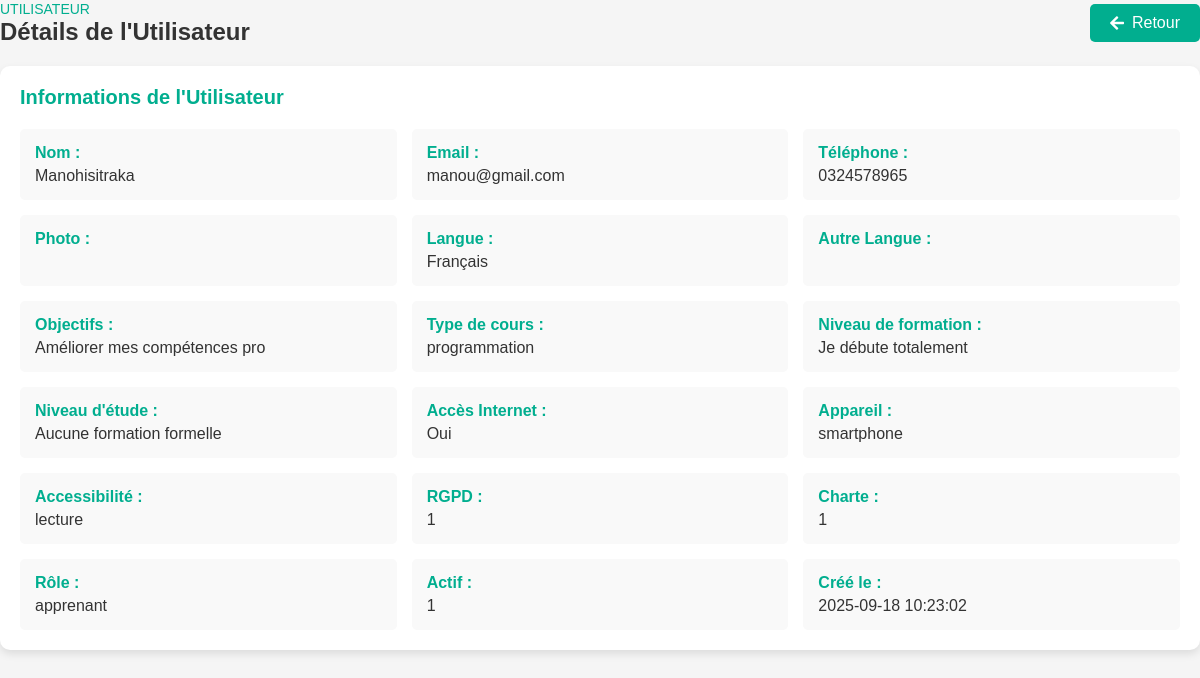
Page /Espace/admin/gestion_utilisateurs/voir_utilisateurs.php?id=3 on the committed database.
### tables this page shows
CREATE TABLE `utilisateurs` (
  `id` int NOT NULL AUTO_INCREMENT,
  `nom` varchar(255) NOT NULL,
  `email` varchar(255) NOT NULL,
  `mot_de_passe` varchar(255) NOT NULL,
  `telephone` varchar(20) DEFAULT NULL,
  `photo` varchar(255) DEFAULT NULL,
  `pays` varchar(100) DEFAULT NULL,
  `langue` varchar(100) DEFAULT NULL,
  `autre_langue` varchar(100) DEFAULT NULL,
  `objectifs` text,
  `type_cours` varchar(100) DEFAULT NULL,
  `niveau_formation` varchar(100) DEFAULT NULL,
  `niveau_etude` varchar(100) DEFAULT NULL,
  `acces_internet` varchar(50) DEFAULT NULL,
  `appareil` varchar(100) DEFAULT NULL,
  `accessibilite` text,
  `rgpd` tinyint(1) DEFAULT '0',
  `charte` tinyint(1) DEFAULT '0',
  `role` enum('apprenant','admin','moderator') DEFAULT 'apprenant',
  `actif` tinyint(1) DEFAULT '1',
  `created_at` timestamp NULL DEFAULT CURRENT_TIMESTAMP,
  PRIMARY KEY (`id`),
  UNIQUE KEY `email` (`email`)
);

### Espace/admin/gestion_utilisateurs/voir_utilisateurs.php (the view, shortened to what this page needs)
<?php
require_once '../../config/db.php';
$id = $_GET['id'];
$stmt = $pdo->prepare("SELECT * FROM utilisateurs WHERE id = ?");
$stmt->execute([$id]);
$user = $stmt->fetch(PDO::FETCH_ASSOC);
?>
<!DOCTYPE html>
<html lang="fr">
<head>
    <link rel="stylesheet" href="styles.css">
    <link rel="stylesheet" href="https://cdnjs.cloudflare.com/ajax/libs/font-awesome/5.15.4/css/all.min.css">
</head>
<body>
    <div class="main--content">
        <div class="header--wrapper">
            <div class="header--title">
                <span>Utilisateur</span>
                <h2>Détails de l'Utilisateur</h2>
            </div>
            <a href="gestion_utilisateur.php" class="btn-back"><i class="fas fa-arrow-left"></i> Retour</a>
        </div>
        <div class="card--container">
            <div class="card--wrapper">
                <h3>Informations de l'Utilisateur</h3>
                <div class="info--grid">
                    <div class="info--item"><strong>Nom :</strong> <?= htmlspecialchars($user['nom']) ?></div>
                    <div class="info--item"><strong>Email :</strong> <?= htmlspecialchars($user['email']) ?></div>
                    <div class="info--item"><strong>Téléphone :</strong> <?= htmlspecialchars($user['telephone']) ?></div>
                    <div class="info--item"><strong>Photo :</strong> <?= htmlspecialchars($user['photo']) ?></div>
                    <div class="info--item"><strong>Langue :</strong> <?= htmlspecialchars($user['langue']) ?></div>
                    <div class="info--item"><strong>Autre Langue :</strong> <?= htmlspecialchars($user['autre_langue']) ?></div>
                    <div class="info--item"><strong>Objectifs :</strong> <?= htmlspecialchars($user['objectifs']) ?></div>
                    <div class="info--item"><strong>Type de cours :</strong> <?= htmlspecialchars($user['type_cours']) ?></div>
                    <div class="info--item"><strong>Niveau de formation :</strong> <?= htmlspecialchars($user['niveau_formation']) ?></div>
                    <div class="info--item"><strong>Niveau d'étude :</strong> <?= htmlspecialchars($user['niveau_etude']) ?></div>
                    <div class="info--item"><strong>Accès Internet :</strong> <?= htmlspecialchars($user['acces_internet']) ?></div>
                    <div class="info--item"><strong>Appareil :</strong> <?= htmlspecialchars($user['appareil']) ?></div>
                    <div class="info--item"><strong>Accessibilité :</strong> <?= htmlspecialchars($user['accessibilite']) ?></div>
                    <div class="info--item"><strong>RGPD :</strong> <?= htmlspecialchars($user['rgpd']) ?></div>
                    <div class="info--item"><strong>Charte :</strong> <?= htmlspecialchars($user['charte']) ?></div>
                    <div class="info--item"><strong>Rôle :</strong> <?= htmlspecialchars($user['role']) ?></div>
                    <div class="info--item"><strong>Actif :</strong> <?= htmlspecialchars($user['actif']) ?></div>
                    <div class="info--item"><strong>Créé le :</strong> <?= htmlspecialchars($user['created_at']) ?></div>
                </div>
            </div>
        </div>
    </div>
</body>
</html>

### Espace/admin/gestion_utilisateurs/styles.css (style rules this page uses)
* { margin: 0; padding: 0; box-sizing: border-box; font-family: 'Poppins', sans-serif; }
body { background: #f5f5f5; color: #333; }
.header--wrapper { display: flex; justify-content: space-between; align-items: center; margin-bottom: 20px; }
.header--title span { color: #01ae8f; font-size: 14px; text-transform: uppercase; }
.header--title h2 { font-size: 24px; color: #333; }
.btn-back { display: inline-flex; align-items: center; padding: 10px 20px; background: #01ae8f; color: #fff; text-decoration: none; border-radius: 5px; transition: background 0.3s; }
.btn-back i { margin-right: 8px; }
.card--container { max-width: 1200px; margin: 0 auto; }
.card--wrapper { background: #fff; padding: 20px; border-radius: 10px; box-shadow: 0 4px 8px rgba(0, 0, 0, 0.1); margin-bottom: 20px; }
.card--wrapper h3 { color: #01ae8f; margin-bottom: 20px; font-size: 20px; }
.info--grid { display: grid; grid-template-columns: repeat(auto-fit, minmax(300px, 1fr)); gap: 15px; }
.info--item { background: #f9f9f9; padding: 15px; border-radius: 5px; font-size: 16px; transition: transform 0.3s; }
.info--item strong { color: #01ae8f; display: block; margin-bottom: 5px; }

### rows in the picture
utilisateurs: nom "Manohisitraka", email "manou@gmail.com", telephone "0324578965", langue "Français", objectifs "Améliorer mes compétences pro", type_cours "programmation", niveau_formation "Je débute totalement", niveau_etude "Aucune formation formelle", acces_internet "Oui", appareil "smartphone", accessibilite "lecture", rgpd "1", charte "1", role "apprenant", actif "1", created_at "2025-09-18 10:23:02"
